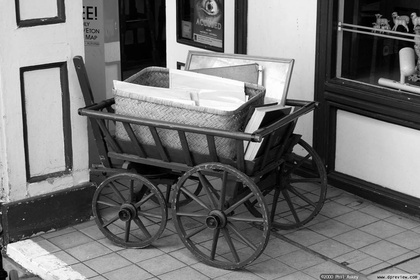
%> input picture Amir-PreProject/im3_s.jpg, 420 x 280 px, shrunk from 1080 x 720 before the run
$ octave dctbasis_sp_v3.m   (GNU Octave 9; MATLAB toolbox functions it lacks are replaced by stand-ins)
%> lines starting %> are read from the running program, lines starting %| are printed output that depends on the picture
% single precision, multiple patches, with out of range treatment
clear all
close all
clc
tic
N=8; % NxN DCT
K=N^2; % number of sub-bands
B=zeros(N^2); % DCT basis functions image
H=zeros(N^2,N,N); % 64x8x8 matrix containing all basis functions
H_trans=H; % % 64x8x8 matrix containing all transposed basis functions
l=0; % column counter of L
hi_total=0; % out of range component
M=15; % Number of bins
q=zeros(M+1,K);

X=imread('im3_s.jpg'); % Training Image
%> X is the input picture: size 280x420 uint8; min 0, max 255, mean 114.6
% Create Noisy Image
sigma=20;
Y=single(X)+single(randn(size(X))*sigma); % Noisy Training Image
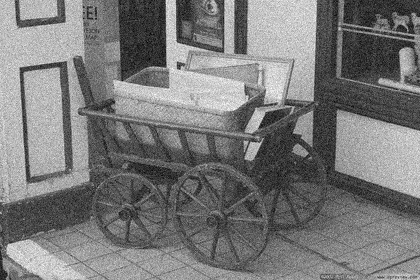
%> Y: size 280x420 single; min -65.58, max 311.6, mean 114.5; drawn with min black and max white
% extract training examples
[DIM1 DIM2]=size(X); % DIM1=720, DIM2=1080 for im3_s.jpg
%> DIM1 = 280; DIM2 = 420
DIM=240;
R=floor(DIM1/DIM)*floor(DIM2/DIM); % number of examples
%> R = 1
Xr=single(zeros(R,DIM,DIM)); % clean example pathces
Yr=single(zeros(R,DIM,DIM)); % noisy example pathces
YB=zeros(K,DIM+N-1,DIM+N-1); % Subband noisy images
XB=zeros(K,DIM+N-1,DIM+N-1); % Subband clean images

Range=zeros(K,2); % Range(k,1)= min(band_k), Range(k,2)= max(band_k)
max_range=zeros(R,1);
min_range=zeros(R,1);

% Extarct patches
r=0; % example counter
for i=1:floor(DIM1/DIM)
    for j=1:floor(DIM2/DIM)
        r=r+1;
        Xr(r,:,:)=X((i-1)*DIM+1:(i-1)*DIM+DIM,(j-1)*DIM+1:(j-1)*DIM+DIM); % crop smaller image
        Yr(r,:,:)=Y((i-1)*DIM+1:(i-1)*DIM+DIM,(j-1)*DIM+1:(j-1)*DIM+DIM); % crop smaller image
    end
end
%> after the loop, r = 1


T=dctmtx(N); % 1D DCT Matrix
inverse=0;
k=0;
% Build DCT Basis
for n2=1:N
    for n1=1:N
        k=k+1;
        I=zeros(N);
        I(n1,n2)=1;
        dct_basis_function=single(T'*I*T)/N;
        B((n1-1)*N+1:(n1-1)*N+8,(n2-1)*N+1:(n2-1)*N+8)=dct_basis_function;
        H(k,:,:)=dct_basis_function;
        H_trans(k,:,:)=fliplr(flipud(dct_basis_function));
    end
end


% SLT range calculation per band

for k=1:K
    for r=1:R
        Y_current=single(squeeze(Yr(r,:,:)));
        YB(k,:,:)=single(conv2(Y_current,single(squeeze(H(k,:,:)))));
        min_range(r)=min(min(squeeze(YB(k,:,:))));
        max_range(r)=max(max(squeeze(YB(k,:,:))));
    end
    Range(k,1)=min(min_range);
    Range(k,2)=max(max_range);
    if k>1
        Range_Length=Range(k,2)-Range(k,1);
        Range_Middle=Range(k,1)+Range_Length/2;
        New_Range_Length=0.98*Range_Length; % Use 98% of full range
        New_Min=Range_Middle-New_Range_Length/2;
        New_Max=Range_Middle+New_Range_Length/2;
        Range(k,1)=New_Min;
        Range(k,2)=New_Max;
    end
end
%> this loop made 64 passes
%> (Range_Length, Range_Middle, New_Range_Length, New_Min, New_Max) on passes 2 to 13: (191.4, 10.53, 187.6, -83.27, 104.3), (128.9, 9.23, 126.4, -53.95, 72.42), (75.62, -1.71, 74.11, -38.76, 35.35), (64.33, -0.919, 63.05, -32.44, 30.6), (53.78, 1.2, 52.71, -25.15, 27.56), (50.55, 0.909, 49.54, -23.86, 25.68), (43.62, -0.717, 42.75, -22.09, 20.66), (220.1, -2.38, 215.7, -110.2, 105.5), (90.46, -0.352, 88.65, -44.68, 43.97), (57.61, -2.28, 56.46, -30.51, 25.95), (49.27, -0.549, 48.28, -24.69, 23.59), (45.36, 0.678, 44.46, -21.55, 22.91)
%> after the loop, New_Max = 9.7; New_Min = -9.57; New_Range_Length = 19.27; Range = 64 rows, first 12: [-6.03 252; -83.27 104.3; -53.95 72.42; -38.76 35.35; -32.44 30.6; -25.15 27.56; -23.86 25.68; -22.09 20.66; -110.2 105.5; -44.68 43.97; -30.51 25.95; -24.69 23.59]; Range_Length = 19.66; Range_Middle = 0.0626

LL=0; % L'*L
L_Trans=0; %L'(x-h)
%> (the run ends here)
